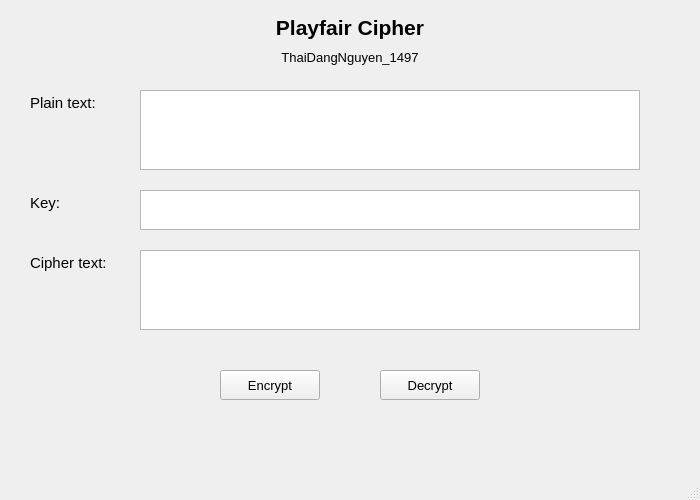
<?xml version="1.0" encoding="UTF-8"?>
<ui version="4.0">
 <class>MainWindow</class>
 <widget class="QMainWindow" name="MainWindow">
  <property name="geometry">
   <rect>
    <x>0</x>
    <y>0</y>
    <width>700</width>
    <height>500</height>
   </rect>
  </property>
  <property name="windowTitle">
   <string>Playfair Cipher</string>
  </property>
  <widget class="QWidget" name="centralwidget">
   <!-- Tiêu đề Playfair cipher -->
   <widget class="QLabel" name="label">
    <property name="geometry">
     <rect>
      <x>230</x>
      <y>10</y>
      <width>240</width>
      <height>35</height>
     </rect>
    </property>
    <property name="font">
     <font>
      <pointsize>16</pointsize>
      <weight>75</weight>
      <bold>true</bold>
     </font>
    </property>
    <property name="text">
     <string>Playfair Cipher</string>
    </property>
    <property name="alignment">
     <set>Qt::AlignCenter</set>
    </property>
   </widget>
   
   <!-- Label tên sinh viên -->
   <widget class="QLabel" name="label_name">
    <property name="geometry">
     <rect>
      <x>230</x>
      <y>45</y>
      <width>240</width>
      <height>25</height>
     </rect>
    </property>
    <property name="font">
     <font>
      <pointsize>10</pointsize>
     </font>
    </property>
    <property name="text">
     <string>ThaiDangNguyen_1497</string>
    </property>
    <property name="alignment">
     <set>Qt::AlignCenter</set>
    </property>
   </widget>
   
   <!-- Label Plain text -->
   <widget class="QLabel" name="label_2">
    <property name="geometry">
     <rect>
      <x>30</x>
      <y>90</y>
      <width>100</width>
      <height>25</height>
     </rect>
    </property>
    <property name="font">
     <font>
      <pointsize>11</pointsize>
     </font>
    </property>
    <property name="text">
     <string>Plain text:</string>
    </property>
   </widget>
   
   <!-- Ô nhập Plain text -->
   <widget class="QPlainTextEdit" name="plainTextEdit">
    <property name="geometry">
     <rect>
      <x>140</x>
      <y>90</y>
      <width>500</width>
      <height>80</height>
     </rect>
    </property>
    <property name="font">
     <font>
      <pointsize>10</pointsize>
     </font>
    </property>
   </widget>
   
   <!-- Label Key -->
   <widget class="QLabel" name="label_3">
    <property name="geometry">
     <rect>
      <x>30</x>
      <y>190</y>
      <width>100</width>
      <height>25</height>
     </rect>
    </property>
    <property name="font">
     <font>
      <pointsize>11</pointsize>
     </font>
    </property>
    <property name="text">
     <string>Key:</string>
    </property>
   </widget>
   
   <!-- Ô nhập Key -->
   <widget class="QPlainTextEdit" name="plainTextEdit_2">
    <property name="geometry">
     <rect>
      <x>140</x>
      <y>190</y>
      <width>500</width>
      <height>40</height>
     </rect>
    </property>
    <property name="font">
     <font>
      <pointsize>10</pointsize>
     </font>
    </property>
   </widget>
   
   <!-- Label Cipher text -->
   <widget class="QLabel" name="label_4">
    <property name="geometry">
     <rect>
      <x>30</x>
      <y>250</y>
      <width>100</width>
      <height>25</height>
     </rect>
    </property>
    <property name="font">
     <font>
      <pointsize>11</pointsize>
     </font>
    </property>
    <property name="text">
     <string>Cipher text:</string>
    </property>
   </widget>
   
   <!-- Ô hiển thị Cipher text -->
   <widget class="QPlainTextEdit" name="plainTextEdit_3">
    <property name="geometry">
     <rect>
      <x>140</x>
      <y>250</y>
      <width>500</width>
      <height>80</height>
     </rect>
    </property>
    <property name="font">
     <font>
      <pointsize>10</pointsize>
     </font>
    </property>
    <property name="readOnly">
     <bool>true</bool>
    </property>
   </widget>
   
   <!-- Nút Encrypt -->
   <widget class="QPushButton" name="pushButton">
    <property name="geometry">
     <rect>
      <x>220</x>
      <y>370</y>
      <width>100</width>
      <height>30</height>
     </rect>
    </property>
    <property name="font">
     <font>
      <pointsize>10</pointsize>
     </font>
    </property>
    <property name="text">
     <string>Encrypt</string>
    </property>
   </widget>
   
   <!-- Nút Decrypt -->
   <widget class="QPushButton" name="pushButton_2">
    <property name="geometry">
     <rect>
      <x>380</x>
      <y>370</y>
      <width>100</width>
      <height>30</height>
     </rect>
    </property>
    <property name="font">
     <font>
      <pointsize>10</pointsize>
     </font>
    </property>
    <property name="text">
     <string>Decrypt</string>
    </property>
   </widget>
  </widget>
  
  <widget class="QMenuBar" name="menubar">
   <property name="geometry">
    <rect>
     <x>0</x>
     <y>0</y>
     <width>700</width>
     <height>22</height>
    </rect>
   </property>
  </widget>
  
  <widget class="QStatusBar" name="statusbar"/>
 </widget>
 <resources/>
 <connections/>
</ui>
